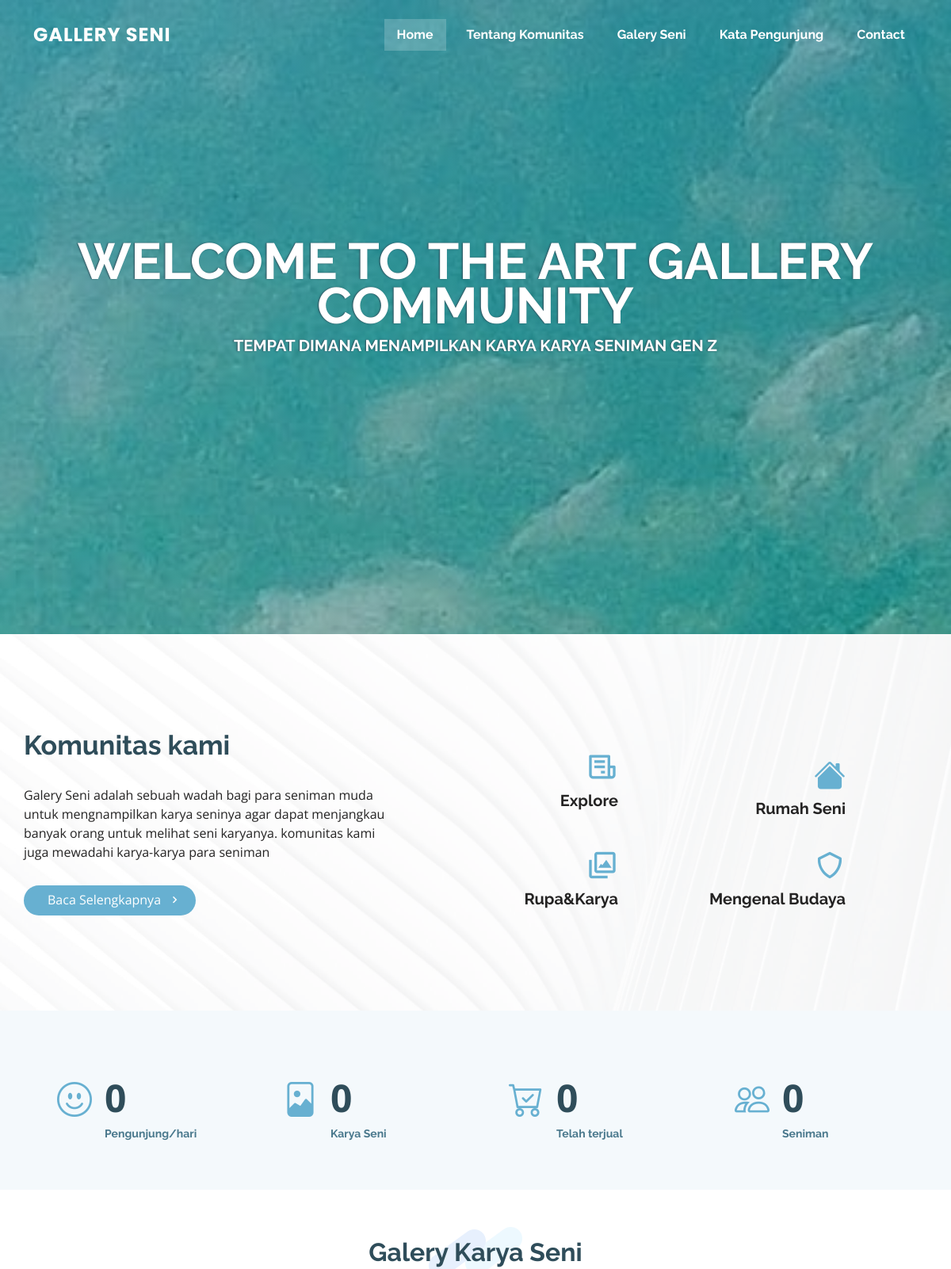
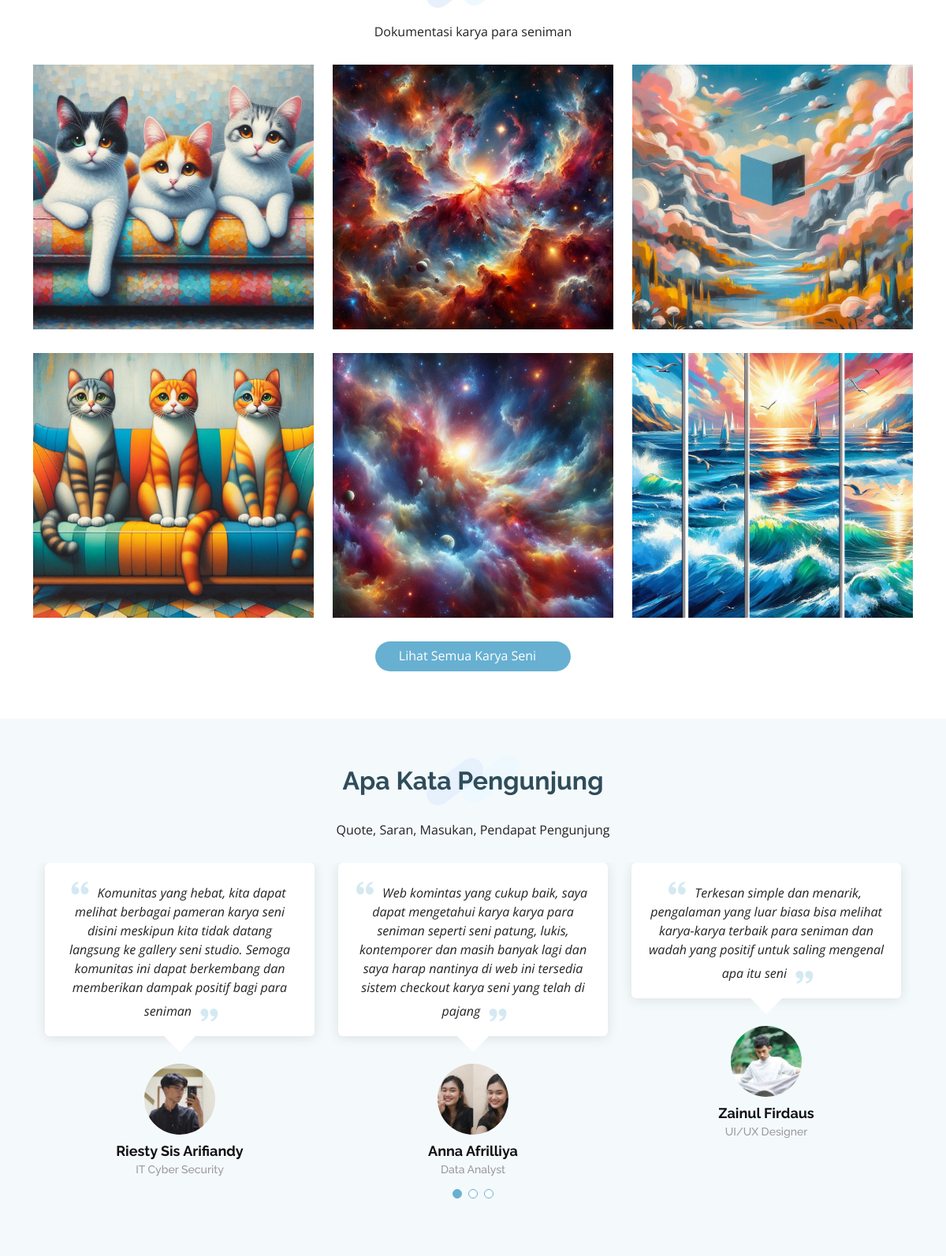
The page / (upper part) on the database its author committed (2 pictures, top to bottom).
### tables this page shows
CREATE TABLE `tb_settings` (
  `id` int(11) NOT NULL,
  `judul_halaman` varchar(255) DEFAULT NULL,
  `text_sambutan` varchar(255) DEFAULT NULL,
  `desc_sambutan` text DEFAULT NULL,
  `sampul_website` varchar(255) DEFAULT NULL,
  `desc_web` varchar(255) DEFAULT NULL,
  `alamat` text DEFAULT NULL,
  `phone` char(20) DEFAULT NULL,
  `email` varchar(100) DEFAULT NULL,
  `twitter` varchar(255) DEFAULT NULL,
  `facebook` varchar(255) DEFAULT NULL,
  `instagram` varchar(255) DEFAULT NULL
);

CREATE TABLE `tb_dokumentasi` (
  `id_dokumentasi` int(11) NOT NULL,
  `thumbnail` varchar(255) NOT NULL,
  `nama_seniman` varchar(255) NOT NULL,
  `tanggal` date NOT NULL,
  `deskripsi` varchar(255) NOT NULL,
  `views` int(11) NOT NULL
);

CREATE TABLE `tb_quote` (
  `id` int(11) NOT NULL,
  `nama` varchar(255) NOT NULL,
  `pekerjaan` varchar(255) NOT NULL,
  `profile` varchar(255) NOT NULL,
  `quote` text NOT NULL
);

### application/views/page/layout.php (called while the page is built)
<?php
require_once 'templates/head.php';
require_once 'templates/content.php';
require_once 'templates/footer.php';
?>

### application/controllers/Landingpage.php (called while the page is built, shortened)
<?php
class Landingpage extends CI_Controller
{
    public function index()
    {
        $this->form_validation->set_rules('name', 'name', 'trim|required');
        $this->form_validation->set_rules('email', 'email', 'trim|required');
        $this->form_validation->set_rules('subject', 'subject', 'trim|required');
        if ($this->form_validation->run() == FALSE) {
            $settings = $this->db->get('tb_settings')->row_array();
            $dokumentasi = $this->db->get('tb_dokumentasi', 6)->result();
            $quote = $this->db->get('tb_quote')->result();
            $data = array(
                'title' => 'Gallery Seni',
                'isi' => 'page/home',
                'settings' => $settings,
                'dokumentasi' => $dokumentasi,
                'quote' => $quote,
            );
            $this->load->view('page/layout', $data, FALSE);
        }
    }
}

### index.php (called while the page is built, shortened)
<?php
require_once BASEPATH.'core/CodeIgniter.php';

### application/views/page/templates/content.php (called while the page is built)
<?php
if($isi){
    $this->load->view($isi);
}

### application/views/page/home.php (the view, shortened to what this page needs)
<main id="main">
    <section id="tentang" class="about">
        <div class="container">
            <div class="row no-gutters">
                <div class="content col-xl-5 d-flex align-items-stretch" data-aos="fade-up">
                    <div class="content">
                        <h3>Komunitas kami</h3>
                        <p>
                            Galery Seni adalah sebuah wadah bagi para seniman muda untuk mengnampilkan karya seninya agar dapat menjangkau banyak orang untuk melihat seni karyanya.  komunitas kami juga mewadahi karya-karya para seniman
                        </p>
                         <a href="#" class="about-btn">Baca Selengkapnya <i class="bx bx-chevron-right"></i></a>
                    </div>
                </div>
                <div class="col-xl-7 d-flex align-items-stretch">
                    <div class="icon-boxes d-flex flex-column justify-content-center">
                        <div class="row">
                            <div class="col-md-6 icon-box" data-aos="fade-up" data-aos-delay="200" style="text-align: right;">
                                <i class="bx bx-receipt"></i>
                                <h4>Explore</h4>
                            </div>
                            <div class="col-md-6 icon-box" data-aos="fade-up" data-aos-delay="300" style="text-align: right;">
                                 <i class="bi bi-house-fill"></i>
                                <h4>Rumah Seni</h4>
                            </div>
                            <div class="col-md-6 icon-box" data-aos="fade-up" data-aos-delay="400" style="text-align: right;">
                                <i class="bx bx-images"></i>
                                <h4>Rupa&Karya</h4>
                            </div>
                            <div class="col-md-6 icon-box" data-aos="fade-up" data-aos-delay="500" style="text-align: right;">
                                <i class="bx bx-shield"></i>
                                <h4>Mengenal Budaya </h4>
                            </div>
                        </div>
                    </div>
                </div>
            </div>
        </div>
    </section>
    <section id="counts" class="counts  section-bg">
        <div class="container">
            <div class="row no-gutters">
                <div class="col-lg-3 col-md-6 d-md-flex align-items-md-stretch">
                    <div class="count-box">
                        <i class="bi bi-emoji-smile"></i>
                        <span data-purecounter-start="0" data-purecounter-end="150" data-purecounter-duration="1" class="purecounter"></span>
                        <p><strong>Pengunjung/hari</strong>
                    </div>
                </div>
                <div class="col-lg-3 col-md-6 d-md-flex align-items-md-stretch">
                    <div class="count-box">
                        <i class="bi bi-file-image"></i>
                        <span data-purecounter-start="0" data-purecounter-end="501" data-purecounter-duration="1" class="purecounter"></span>
                        <p><strong>Karya Seni</strong></p>
                    </div>
                </div>
                <div class="col-lg-3 col-md-6 d-md-flex align-items-md-stretch">
                    <div class="count-box">
                        <i class="bi bi-cart-check"></i>
                        <span data-purecounter-start="0" data-purecounter-end="300" data-purecounter-duration="1" class="purecounter"></span>
                        <p><strong>Telah terjual</strong></p>
                    </div>
                </div>
                <div class="col-lg-3 col-md-6 d-md-flex align-items-md-stretch">
                    <div class="count-box">
                        <i class="bi bi-people"></i>
                        <span data-purecounter-start="0" data-purecounter-end="15" data-purecounter-duration="1" class="purecounter"></span>
                        <p><strong>Seniman</strong></p>
                    </div>
                </div>
            </div>
        </div>
    </section>
    <section id="dokumentasi" class="portfolio">
        <div class="container">
            <div class="section-title" data-aos="fade-in" data-aos-delay="100">
                <h2>Galery Karya Seni</h2>
                <p>Dokumentasi karya para seniman</p>
            </div>
            <div class="row portfolio-container" data-aos="fade-up">
                <?php
                foreach ($dokumentasi as $row) :
                ?>
                    <div class="col-lg-4 col-md-6 portfolio-item">
                        <div class="portfolio-wrap">
                            <img src="<?= base_url('vendor/dokumentasi/') . $row->thumbnail ?>" style="width: 100% !important; height: 336px !important; object-fit:cover;" class="img-fluid" alt="">
                        </div>
                    </div>
                <?php
                endforeach;
                ?>
            </div>
            <div class="row" data-aos="fade-up">
                <div class="col-lg-12 d-flex justify-content-center">
                    <a href="<?= base_url('landingpage/alldokumentasi'); ?>" class="btn-biru text-center">Lihat Semua Karya Seni</a>
                </div>
            </div>
        </div>
    </section>
    <section id="katapengunjung" class="testimonials section-bg">
        <div class="container">
            <div class="section-title" data-aos="fade-in" data-aos-delay="100">
                <h2>Apa Kata Pengunjung</h2>
                <p>Quote, Saran, Masukan, Pendapat Pengunjung</p>
            </div>
            <div class="testimonials-slider swiper" data-aos="fade-up" data-aos-delay="100">
                <div class="swiper-wrapper">
                    <?php
                    foreach ($quote as $row) :
                    ?>
                        <div class="swiper-slide">
                            <div class="testimonial-item">
                                <p>
                                    <i class="bx bxs-quote-alt-left quote-icon-left"></i>
                                    <?= $row->quote; ?>
                                    <i class="bx bxs-quote-alt-right quote-icon-right"></i>
                                </p>
                                <img src="<?= base_url('vendor/quote/') ?><?= $row->profile ?>" class="testimonial-img" alt="">
                                <h3><?= $row->nama ?></h3>
                                <h4><?= $row->pekerjaan ?></h4>
                            </div>
                        </div>
                    <?php
                    endforeach;
                    ?>
                </div>
                <div class="swiper-pagination"></div>
            </div>
        </div>
    </section>
</main>

### application/views/page/templates/head.php (shortened to what this page needs)
<!DOCTYPE html>
<html lang="en">
<head>
    <link href="<?= base_url('vendor/landingpage/') ?>assets/vendor/aos/aos.css" rel="stylesheet">
    <link href="<?= base_url('vendor/landingpage/') ?>assets/vendor/bootstrap/css/bootstrap.min.css" rel="stylesheet">
    <link href="<?= base_url('vendor/landingpage/') ?>assets/vendor/bootstrap-icons/bootstrap-icons.css" rel="stylesheet">
    <link href="<?= base_url('vendor/landingpage/') ?>assets/vendor/boxicons/css/boxicons.min.css" rel="stylesheet">
    <link href="<?= base_url('vendor/landingpage/') ?>assets/vendor/glightbox/css/glightbox.min.css" rel="stylesheet">
    <link href="<?= base_url('vendor/landingpage/') ?>assets/vendor/swiper/swiper-bundle.min.css" rel="stylesheet">
    <link href="<?= base_url('vendor/landingpage/') ?>assets/css/style.css" rel="stylesheet">
</head>
<body>
    <header id="header" class="fixed-top header-transparent">
        <div class="container d-flex align-items-center justify-content-between">
            <div class="logo">
                <h1 class="text-light"><a href="<?= base_url(''); ?>"><span><?= $settings['judul_halaman'] ?></span></a></h1>
            </div>
            <nav id="navbar" class="navbar">
                <ul>
                    <li><a class="nav-link scrollto active" href="#hero">Home</a></li>
                    <li><a class="nav-link scrollto" href="#tentang">Tentang Komunitas</a></li>
                    <li><a class="nav-link scrollto" href="#dokumentasi">Galery Seni</a></li>
                    <li><a class="nav-link scrollto" href="#katapengunjung">Kata Pengunjung</a></li>
                    <li><a class="nav-link scrollto" href="#contact">Contact</a></li>
                </ul>
            </nav>
        </div>
    </header>
    <section id="hero">
        <div class="hero-container" data-aos="fade-up">
            <h1><?= $settings['text_sambutan']; ?></h1>
            <h2><?= $settings['desc_sambutan'] ?></h2>
        </div>
    </section>

### rows shown on the page
tb_settings: judul_halaman "GALLERY SENI", text_sambutan "WELCOME TO THE ART GALLERY COMMUNITY", desc_sambutan "TEMPAT DIMANA MENAMPILKAN KARYA KARYA SENIMAN GEN Z"
tb_dokumentasi: thumbnail (picture)
tb_dokumentasi: thumbnail (picture)
tb_dokumentasi: thumbnail (picture)
tb_dokumentasi: thumbnail (picture)
tb_dokumentasi: thumbnail (picture)
tb_dokumentasi: thumbnail (picture)
tb_quote: quote "Komunitas yang hebat, kita dapat melihat berbagai pameran karya seni disini meskipun kita tidak datang langsung ke gallery seni studio. Semoga komunitas ini dapat berkembang dan memberikan dampak positif bagi para seniman", profile (picture), nama "Riesty Sis Arifiandy", pekerjaan "IT Cyber Security"
tb_quote: quote "Web komintas yang cukup baik, saya dapat mengetahui karya karya para seniman seperti seni patung, lukis, kontemporer dan masih banyak lagi dan saya harap nantinya di web ini tersedia sistem checkout karya seni yang telah di pajang", profile (picture), nama "Anna Afrilliya", pekerjaan "Data Analyst"
tb_quote: quote "Terkesan simple dan menarik, pengalaman yang luar biasa bisa melihat karya-karya terbaik para seniman dan wadah yang positif untuk saling mengenal apa itu seni", profile (picture), nama "Zainul Firdaus", pekerjaan "UI/UX Designer"
